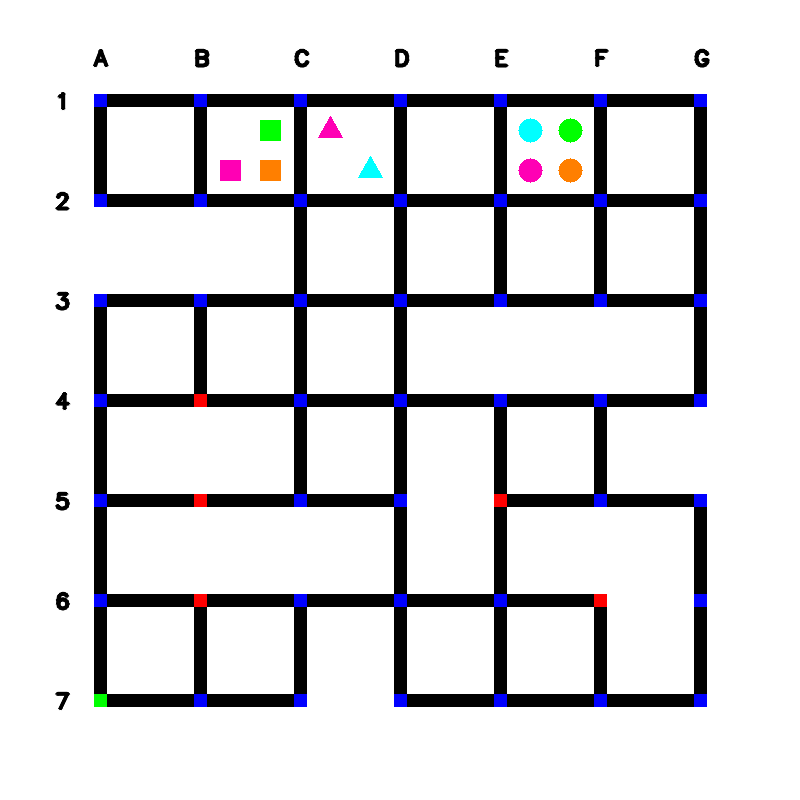
#> input picture PlayGround/maze_3.png, 800 x 800 px
$ python -i task_1a.py   (imports and definitions only)
#> lines starting #> are read from the running program, lines starting #| are printed output that depends on the picture; after the words box and inside, x2 and y2 are one past the last pixel; in counts of white or black regions, pixels touching at a corner belong together
#> further down, picture is the input picture: shape (800, 800, 3); mean B, G, R 220.5, 217.8, 218.1
'''
*****************************************************************************************
*
*        		===============================================
*           		Pharma Bot (PB) Theme (eYRC 2022-23)
*        		===============================================
*
*  This script is to implement Task 1A of Pharma Bot (PB) Theme (eYRC 2022-23).
*
*  This software is made available on an "AS IS WHERE IS BASIS".
*  Licensee/end user indemnifies and will keep e-Yantra indemnified from
*  any and all claim(s) that emanate from the use of the Software or
*  breach of the terms of this agreement.
*
*****************************************************************************************
'''

# Team ID:			[ Team-ID ]
# Author List:		[ Names of team members worked on this file separated by Comma: Name1, Name2, ... ]
# Filename:			task_1a.py
# Functions:		detect_traffic_signals, detect_horizontal_roads_under_construction, detect_vertical_roads_under_construction,
#					detect_medicine_packages, detect_arena_parameters
# 					[ Comma separated list of functions in this file ]


####################### IMPORT MODULES #######################
## You are not allowed to make any changes in this section. ##
## You have to implement this task with the three available ##
## modules for this task (numpy, opencv)                    ##
##############################################################
import cv2
import numpy as np
##############################################################

################# ADD UTILITY FUNCTIONS HERE #################


##############################################################

# [127 lines left out: functions detect_traffic_signals, detect_horizontal_roads_under_construction, detect_vertical_roads_under_construction, not called in this run]


def detect_medicine_packages(maze_image):

	"""
	Purpose:
	---
	This function takes the image as an argument and returns a nested list of
	details of the medicine packages placed in different shops

	** Please note that the shop packages should be sorted in the ASCENDING order of shop numbers
	   as well as in the alphabetical order of colors.
	   For example, the list should first have the packages of shop_1 listed.
	   For the shop_1 packages, the packages should be sorted in the alphabetical order of color ie Green, Orange, Pink and Skyblue.

	Input Arguments:
	---
	`maze_image` :	[ numpy array ]
			numpy array of image returned by cv2 library
	Returns:
	---
	`medicine_packages` : [ list ]
			nested list containing details of the medicine packages present.
			Each element of this list will contain
			- Shop number as Shop_n
			- Color of the package as a string
			- Shape of the package as a string
			- Centroid co-ordinates of the package
	Example call:
	---
	medicine_packages = detect_medicine_packages(maze_image)
	"""
	medicine_packages_present = []

	##############	ADD YOUR CODE HERE	##############
	x1 = 96
	y1 = 205
	green = [0,255,0]
	orange = [0,127,255]
	pink = [180,0,255]
	skyblue = [255,255,0]

	img1 = cv2.imread('maze_3.png')


	for i in range(1,2):
		x=96
		y=205

		for j in range(1,7):
			lis = []
			img = img1[x1:y1, x:y]


			x= x+100
			y=y+100

			value = 0
			# convert the image to grayscale
			gray = cv2.cvtColor(img, cv2.COLOR_BGR2GRAY)

			_, thresh = cv2.threshold(gray, 240, 255, cv2.THRESH_BINARY)
			contours,_=cv2.findContours(thresh,cv2.RETR_TREE,cv2.CHAIN_APPROX_NONE)

			for contour in contours:
				approx= cv2.approxPolyDP(contour, 0.01*cv2.arcLength(contour, True), True)
				value = len(approx)
			if value==12:
				shape = "Circle"
			elif value == 5:
				shape = "Triangle"
			elif value == 8:
				shape = "Square"


			Y, X = np.where(np.all(img==green,axis=2))
			if Y.size>0 and X.size>0:
				lis.append(f"Shop_{j}")
				lis.append("Green")
				lis.append(shape)
				# Finding position
				u1=15;v1=55
				pos=[]
				pos1=0;pos2=0
				for i_inner in range(1,3):
					u2=15;v2=55
					for j_inner in range(1,3):
						img2 =  img[u1:v1,u2:v2]
						Y, X = np.where(np.all(img2==green,axis=2))
						if Y.size>0 and X.size>0:
							if j_inner==1 and i_inner ==1:
								pos1 = int(f"{j}"+'30')
								pos2 = 130
							elif j_inner==2 and i_inner ==1:
								pos1 = int(f"{j}"+'70')
								pos2 = 130
							elif j_inner==1 and i_inner ==2:
								pos1 = int(f"{j}"+'30')
								pos2 = 170
							elif j_inner==2 and i_inner ==2:
								pos1 = int(f"{j}"+'70')
								pos2 = 170

	#                     cv2.imshow("image",img2)
	#                     cv2.waitKey(0)
	#                     cv2.destroyAllWindows()
						u2 =u2+40;v2=v2+40
					u1=u1+40;v1=v1+40
				if shape=="Triangle":
					pos2=pos2-1;
				pos.append(pos1);pos.append(pos2)
				lis.append(pos)

			if len(lis)>0:
				medicine_packages_present.append(lis)
			lis = []
			Y, X = np.where(np.all(img==orange,axis=2))
			if Y.size>0 and X.size>0:
				lis.append(f"Shop_{j}")
				lis.append("Orange")
				lis.append(shape)

			# Finding position
				u1=15;v1=55
				pos=[]
				pos1=0;pos2=0
				for i_inner in range(1,3):
					u2=15;v2=55
					for j_inner in range(1,3):
						img2 =  img[u1:v1,u2:v2]
						Y, X = np.where(np.all(img2==orange,axis=2))
						if Y.size>0 and X.size>0:
							if j_inner==1 and i_inner ==1:
								pos1 = int(f"{j}"+'30')
								pos2 = 130
							elif j_inner==2 and i_inner ==1:
								pos1 = int(f"{j}"+'70')
								pos2 = 130
							elif j_inner==1 and i_inner ==2:
								pos1 = int(f"{j}"+'30')
								pos2 = 170
							elif j_inner==2 and i_inner ==2:
								pos1 = int(f"{j}"+'70')
								pos2 = 170

	#                     cv2.imshow("image",img2)
	#                     cv2.waitKey(0)
	#                     cv2.destroyAllWindows()
						u2 =u2+40;v2=v2+40
					u1=u1+40;v1=v1+40
				if shape=="Triangle":
					pos2=pos2-1;
				pos.append(pos1);pos.append(pos2)
				lis.append(pos)

			if len(lis)>0:
				medicine_packages_present.append(lis)
			lis = []
			Y, X = np.where(np.all(img==pink,axis=2))
			if Y.size>0 and X.size>0:
				lis.append(f"Shop_{j}")
				lis.append("Pink")
				lis.append(shape)

			# Finding position
				u1=15;v1=55
				pos=[]
				pos1=0;pos2=0
				for i_inner in range(1,3):
					u2=15;v2=55
					for j_inner in range(1,3):
						img2 =  img[u1:v1,u2:v2]
						Y, X = np.where(np.all(img2==pink,axis=2))
						if Y.size>0 and X.size>0:
							if j_inner==1 and i_inner ==1:
								pos1 = int(f"{j}"+'30')
								pos2 = 130
							elif j_inner==2 and i_inner ==1:
								pos1 = int(f"{j}"+'70')
								pos2 = 130
							elif j_inner==1 and i_inner ==2:
								pos1 = int(f"{j}"+'30')
								pos2 = 170
							elif j_inner==2 and i_inner ==2:
								pos1 = int(f"{j}"+'70')
								pos2 = 170

	#                     cv2.imshow("image",img2)
	#                     cv2.waitKey(0)
	#                     cv2.destroyAllWindows()
					u2 =u2+40;v2=v2+40
					u1=u1+40;v1=v1+40
				if shape=="Triangle":
					pos2=pos2-1;
				pos.append(pos1);pos.append(pos2)
				lis.append(pos)


			if len(lis)>0:
				medicine_packages_present.append(lis)
			lis = []
			Y, X = np.where(np.all(img==skyblue,axis=2))
			if Y.size>0 and X.size>0:
				lis.append(f"Shop_{j}")
				lis.append("SkyBlue")
				lis.append(shape)

			# Finding position
				u1=15;v1=55
				pos=[]
				pos1=0;pos2=0
				for i_inner in range(1,3):
					u2=15;v2=55
					for j_inner in range(1,3):
						img2 =  img[u1:v1,u2:v2]
						Y, X = np.where(np.all(img2==skyblue,axis=2))
						if Y.size>0 and X.size>0:
							if j_inner==1 and i_inner ==1:
								pos1 = int(f"{j}"+'30')
								pos2 = 130
							elif j_inner==2 and i_inner ==1:
								pos1 = int(f"{j}"+'70')
								pos2 = 130
							elif j_inner==1 and i_inner ==2:
								pos1 = int(f"{j}"+'30')
								pos2 = 170
							elif j_inner==2 and i_inner ==2:
								pos1 = int(f"{j}"+'70')
								pos2 = 170

	#                     cv2.imshow("image",img2)
	#                     cv2.waitKey(0)
	#                     cv2.destroyAllWindows()
						u2 =u2+40;v2=v2+40
					u1=u1+40;v1=v1+40
				if shape=="Triangle":
					pos2=pos2-1;
				pos.append(pos1);pos.append(pos2)
				lis.append(pos)

			if len(lis)>0:
				medicine_packages_present.append(lis)
			lis = []
			cv2.namedWindow('res',cv2.WINDOW_NORMAL)
			cv2.imshow('res',img)
			cv2.waitKey(0)
			cv2.destroyAllWindows()
		x1 = x1+100
		y1 = y1+100
#> this loop made 1 pass
#> pass 1, in detect_medicine_packages, `cv2.imshow('res',img)`:
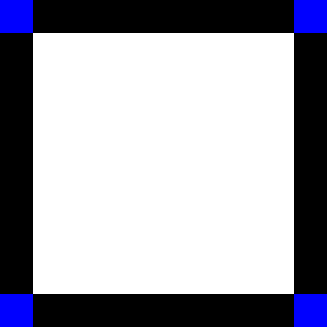
#> window 'res': shape (109, 109, 3) (shown 3 times larger); mean B, G, R 172.8, 162.5, 162.5
#> pass 1, in detect_medicine_packages, `cv2.imshow('res',img)`:
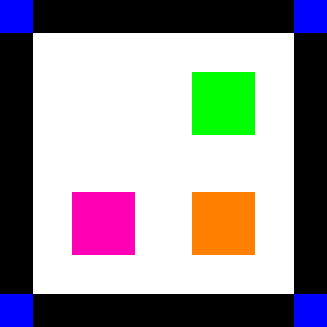
#> window 'res': shape (109, 109, 3) (shown 3 times larger); mean B, G, R 151.1, 148.2, 153
#> pass 1, in detect_medicine_packages, `cv2.imshow('res',img)`:
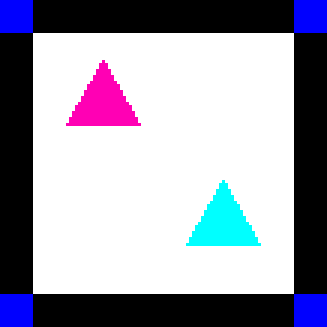
#> window 'res': shape (109, 109, 3) (shown 3 times larger); mean B, G, R 171, 156.3, 156.3
#> pass 1, in detect_medicine_packages, `cv2.imshow('res',img)`:
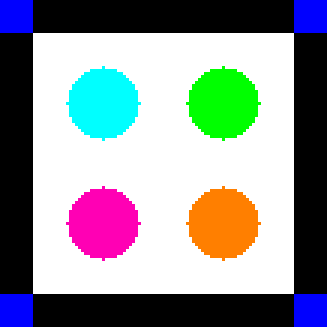
#> window 'res': shape (109, 109, 3) (shown 3 times larger); mean B, G, R 151.1, 148.2, 143.5
#> after the loop:
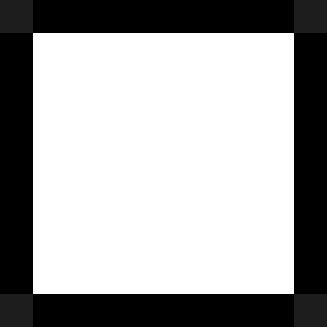
#> gray: shape (109, 109) (shown 3 times larger); min 0, max 255, mean 163.6
#> after the loop:
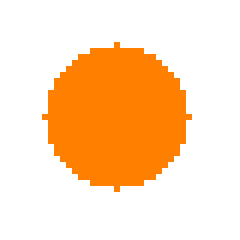
#> img2: shape (40, 40, 3) (shown 6 times larger); mean B, G, R 184.7, 219.7, 255
#> after the loop: thresh: shape (109, 109); 63.7% white; 1 black region, box (x1, y1, x2, y2) and area: (0, 0, 109, 109) 4312
#> after the loop, medicine_packages_present = 9 items; pos = [530, 130]; pos1 = 530; pos2 = 130; u1 = 95; u2 = 95; v1 = 135; v2 = 135; x1 = 196; y1 = 305
	##################################################

	return medicine_packages_present

# [36 lines left out: function detect_arena_parameters, not called in this run]

######### YOU ARE NOT ALLOWED TO MAKE CHANGES TO THIS FUNCTION #########

# [49 lines not run here, left out]

>>> import cv2
>>> picture = cv2.imread('../PlayGround/maze_3.png')
>>> result = detect_medicine_packages(picture)
#> result = 9 items
